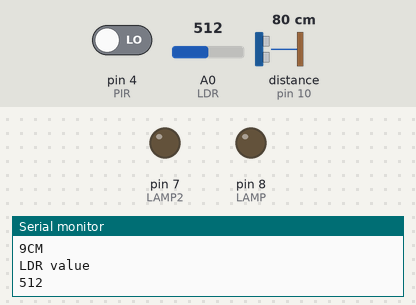
This sketch was run on a simulated Arduino Uno, built with avr-gcc and run on an emulated ATmega328P. Shown: output pins drawn as LEDs (lit = HIGH), the last lines printed to the serial monitor. Wiring (inferred from the names in the program): ultrasonic range finder: trigger pin 9; echo pin 10. Inputs (shaded band) come from the test bench; at power-on: A0 (LDR) = 512, pin 4 (PIR) LOW, distance to the obstacle (sensor on pin 10) 80 cm. The echo pulse lasts 58.3 µs per cm; pins used as bus, display or sensor lines are not drawn.

Above: at 1.8 s.
1.9 s: A0 (LDR) set to 307
4.2 s: A0 (LDR) set to 283
At 7.3 s:
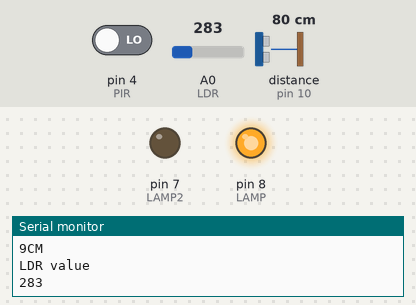
7.6 s: pin 4 (PIR) driven HIGH
At 10.0 s:
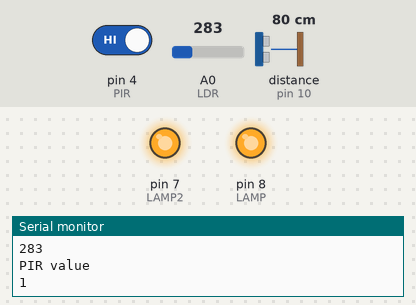
11.1 s: distance to the obstacle (sensor on pin 10) set to 86 cm
14.3 s: distance to the obstacle (sensor on pin 10) set to 93 cm
At 18.1 s:
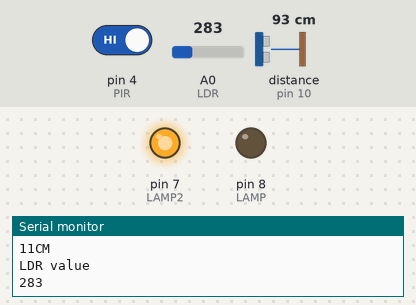
18.4 s: distance to the obstacle (sensor on pin 10) set to 2 cm
At 21.6 s:
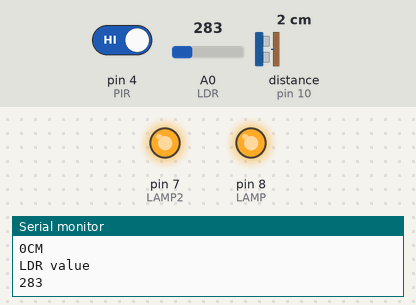
Timing chart, 0 to 22.7 s (numbered marks = the images above; inputs shaded):
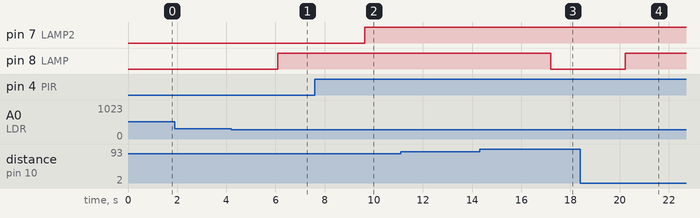

The sketch:

pir_light.ino
```cpp
int LAMP =  8 ; //pir lamp
int LAMP2 =  7 ;// choose the pin for the RELAY
int PIR= 4  ;
//int PIR1= 10;
int trigPin = 9;
int echoPin = 10;  // choose the input pin (for PIR sensor)
void setup()
{
Serial.begin(9600);
  pinMode(LAMP, OUTPUT);
  pinMode(LAMP2, OUTPUT);// declare SSlamp as output
  pinMode(PIR,INPUT);
  //pinMode(PIR1,INPUT);// declare sensor as input
  pinMode(trigPin, OUTPUT);
  pinMode(echoPin, INPUT);
}

void loop()


{
  long duration, distance;
  digitalWrite(trigPin,HIGH);
  delayMicroseconds(1000);
  digitalWrite(trigPin, LOW);
  duration=pulseIn(echoPin, HIGH);
  distance =(duration/8)/58.1;
  Serial.print(distance);
  Serial.println("CM");
  delay(10);

// if((distance<=10))
  //{
    //digitalWrite(led, HIGH);
//}
   //else if(distance>10)
 //{
   //  digitalWrite(led, LOW);
   //}


    int value_ldr = analogRead(A0); // read LDR value
  int value_pir = digitalRead(PIR);
 //int value_pir1 = digitalRead(PIR1);
//88// read input value
  Serial.println("LDR value");
  Serial.println(value_ldr);
  delay(1000);
  Serial.println("PIR value");
  Serial.println(value_pir);
   //Serial.println("PIR1 value");
  //Serial.println(value_pir1);


  if((300>value_ldr) && (distance<=10))
 {
       digitalWrite(LAMP,HIGH);  // Turn ON the light
      delay(500);

}
else {

       digitalWrite(LAMP,LOW); // Turn OFF the light

}
 if ( value_pir==HIGH)
 {
       digitalWrite(LAMP2,HIGH);  // Turn ON the light
      delay(500);

}
else {

       digitalWrite(LAMP2,LOW); // Turn OFF the light

}


 }
```

Measured:
- the behaviour switches between 300 and 299 on A0 (LDR) (found by bisection; images 0 and 1)
- the behaviour switches between 88 and 89 cm on distance to the obstacle (sensor on pin 10) (found by bisection; images 2 and 3)
- after the input at 4.2 s, pin 8 (LAMP): LOW → HIGH after 1.9 s
- after the input at 7.6 s, pin 7 (LAMP2): LOW → HIGH after 2.0 s
- after the input at 14.3 s, pin 8 (LAMP): HIGH → LOW after 2.9 s
- after the input at 18.4 s, pin 8 (LAMP): LOW → HIGH after 1.8 s
